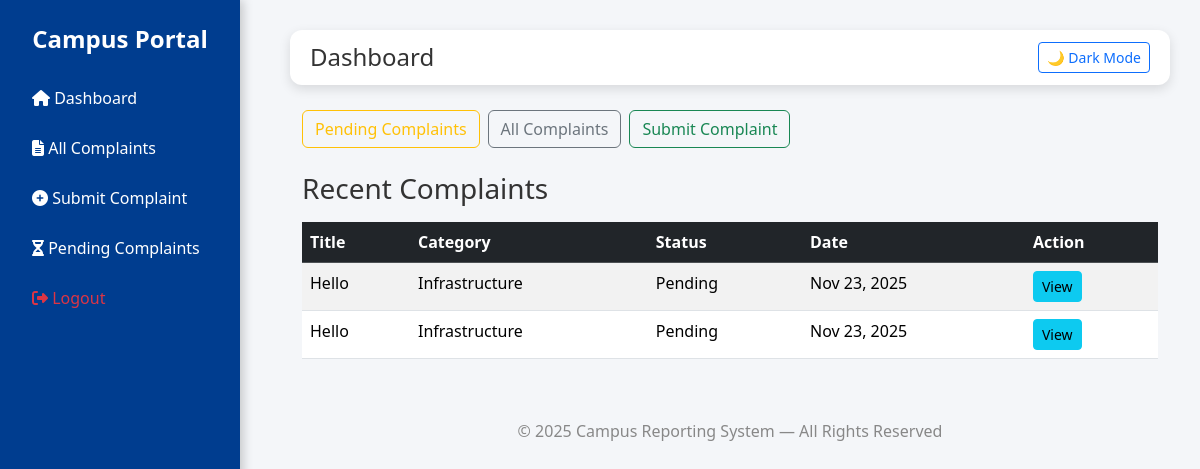
The app's page /dashboard/ (signed in) with its own data.
### core/models.py (models this page shows, shortened)
class Complaint(models.Model):
    user = models.ForeignKey(User, on_delete=models.SET_NULL, null=True, blank=True)
    title = models.CharField(max_length=200)
    description = models.TextField()
    category = models.CharField(max_length=50, choices=CATEGORY_CHOICES)
    location = models.CharField(max_length=100, blank=True)
    image = models.ImageField(upload_to='complaint_images/', blank=True, null=True)
    status = models.CharField(max_length=20, choices=STATUS_CHOICES, default='Pending')
    created_at = models.DateTimeField(auto_now_add=True)
    updated_at = models.DateTimeField(auto_now=True)
    anonymous = models.BooleanField(default=False)

### core/views.py (the view)
# urls.py: path('dashboard/', views.dashboard, name='dashboard'),
@login_required
def dashboard(request):
    user = request.user
    if hasattr(user, "profile") and user.profile.role in ["staff", "admin"]:
        complaints = Complaint.objects.all().order_by("-created_at")
    else:
        complaints = Complaint.objects.filter(user=user).order_by("-created_at")
    user_can_update = hasattr(user, "profile") and user.profile.role in ["staff", "admin"]
    return render(request, "core/dashboard.html", {
        "complaints": complaints,
        "user_can_update": user_can_update
    })

### core/templates/core/dashboard.html (shortened to what this page needs)
{% extends "core/base.html" %}
{% block page_title %}Dashboard{% endblock %}
{% block content %}
<div class="container">
    <div class="mb-4 d-flex gap-2">
        <a href="{% url 'pending_complaints' %}" class="btn btn-outline-warning">Pending Complaints</a>
        <a href="{% url 'complaint_list' %}" class="btn btn-outline-secondary">All Complaints</a>
        <a href="{% url 'report_complaint' %}" class="btn btn-outline-success">Submit Complaint</a>
    </div>
    <h3 class="mb-3">Recent Complaints</h3>
    <table class="table table-striped table-hover">
        <thead class="table-dark">
            <tr>
                <th>Title</th>
                <th>Category</th>
                <th>Status</th>
                <th>Date</th>
                <th>Action</th>
            </tr>
        </thead>
        <tbody>
            {% for complaint in complaints %}
            <tr {% if complaint.status == "pending" %}class="table-warning"{% endif %}>
                <td>{{ complaint.title }}</td>
                <td>{{ complaint.category }}</td>
                <td>{{ complaint.status|capfirst }}</td>
                <td>{{ complaint.created_at|date:"M d, Y" }}</td>
                <td>
                    <a href="{% url 'complaint_detail' complaint.id %}" class="btn btn-sm btn-info">View</a>
                </td>
            </tr>
            {% empty %}
            <tr>
                <td colspan="5" class="text-center">No complaints found.</td>
            </tr>
            {% endfor %}
        </tbody>
    </table>
</div>
{% endblock %}

### core/templates/core/base.html (style rules this page uses)
:root { --bg-color: #f4f6f9; --card-bg: #ffffff; --text-color: #333; --sidebar-bg: #003d8f; --sidebar-text: #fff; --sidebar-hover: rgba(255,255,255,0.18); }
body { background-color: var(--bg-color); color: var(--text-color); font-family: "Segoe UI", sans-serif; transition: background 0.3s, color 0.3s; }

### records on screen
Complaint: title "Hello", category "Infrastructure", status "Pending", created_at "Nov 23, 2025"
Complaint: title "Hello", category "Infrastructure", status "Pending", created_at "Nov 23, 2025"
